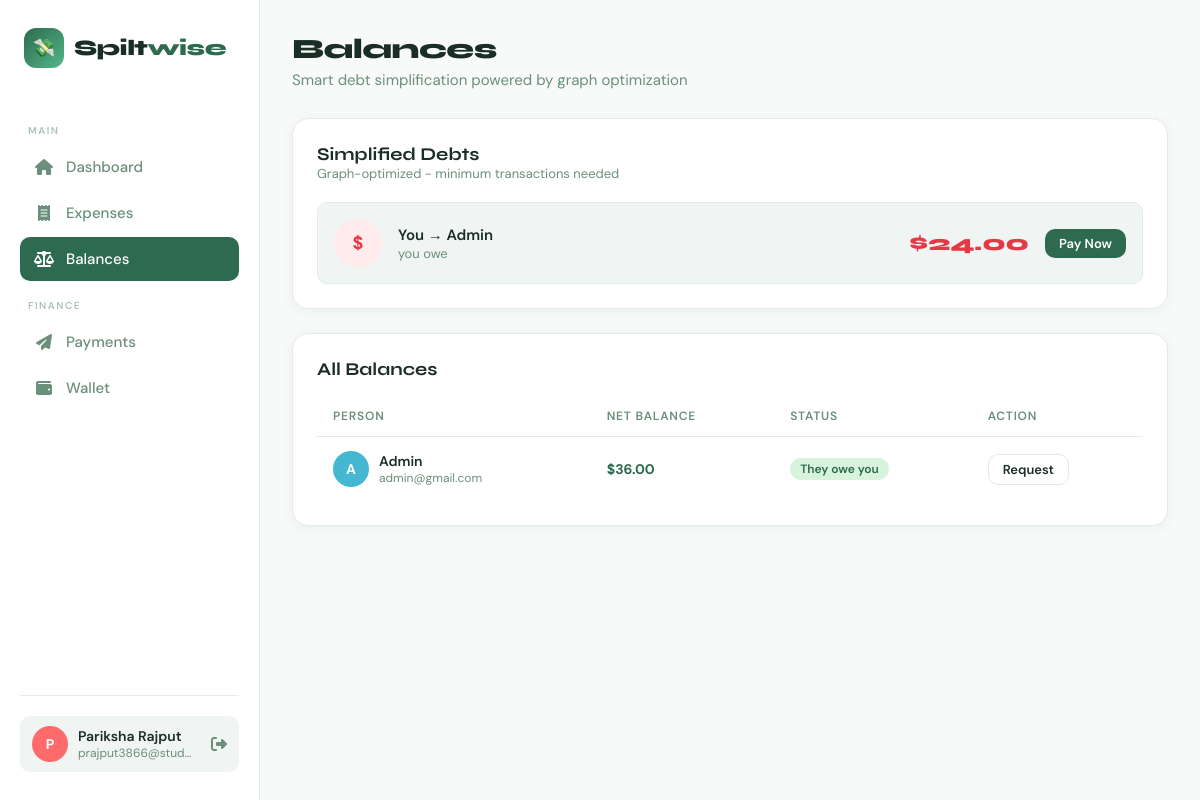
The page /balances (signed in) on the database as committed earlier.
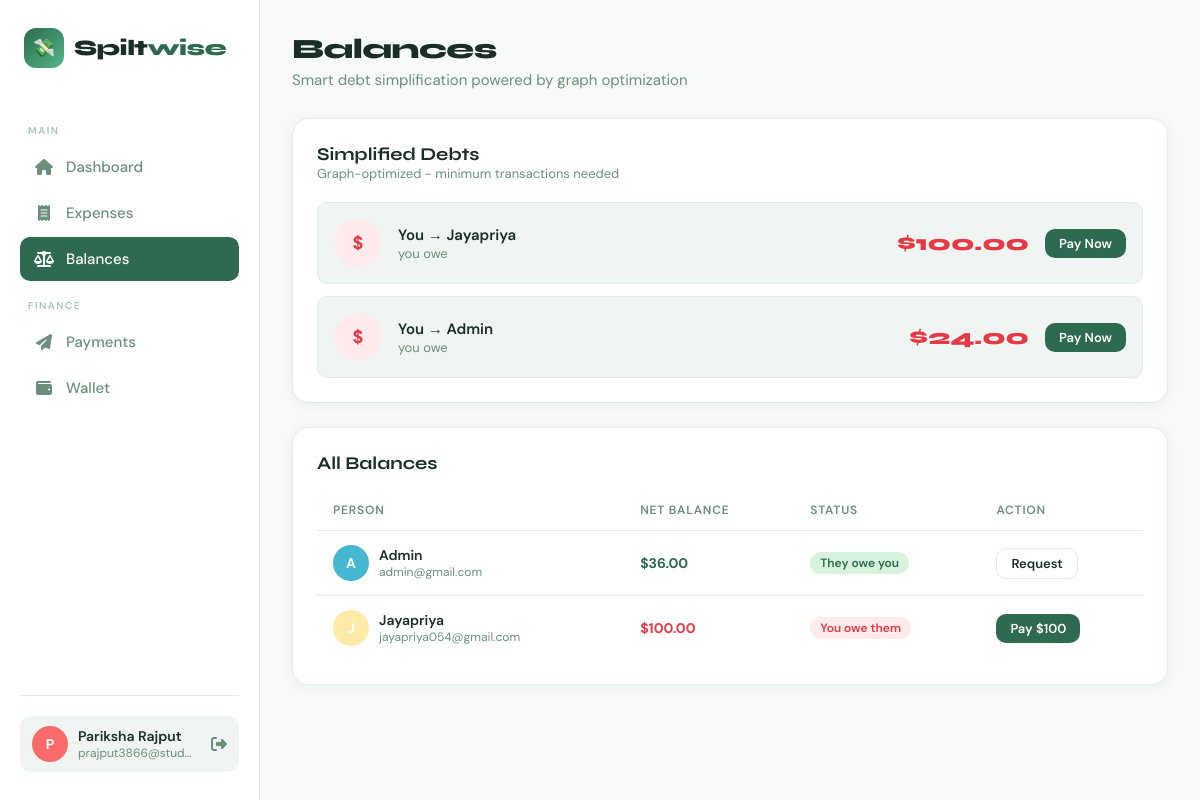
The same page on the database as committed later.
### app.py (models this page shows)
class User(db.Model):
    id           = db.Column(db.Integer, primary_key=True)
    name         = db.Column(db.String(120), nullable=False)
    email        = db.Column(db.String(120), unique=True, nullable=False)
    password     = db.Column(db.String(256), nullable=False)
    avatar_color = db.Column(db.String(20), default="#4ECDC4")
    created_at   = db.Column(db.DateTime, default=datetime.utcnow)
    wallet       = db.relationship("Wallet", back_populates="user", uselist=False)

### app.py (the view)
@app.route("/balances")
@login_required
def balances():
    uid        = session["user_id"]
    bal        = _compute_balances(uid)
    simplified = _simplify_debts(uid)
    all_users  = {u.id: u for u in User.query.all()}
    return render_template("balances.html", balances=bal, simplified=simplified, all_users=all_users)

### app.py (called while the page is built)
def login_required(f):
    @wraps(f)
    def decorated(*args, **kwargs):
        if "user_id" not in session:
            ip = request.remote_addr
            record_unauthorized_access(ip, request.path, request.method)
            return redirect(url_for("login"))
        return f(*args, **kwargs)
    return decorated

def get_current_user():
    if "user_id" in session:
        return User.query.get(session["user_id"])
    return None

def _compute_global_balances():
    net = defaultdict(float)
    for exp in Expense.query.all():
        paid_by     = exp.paid_by
        settled_ids = {u.id for u in exp.settled}
        for s in exp.splits:
            if s.user_id == paid_by or s.user_id in settled_ids:
                continue
            net[paid_by]   += s.amount
            net[s.user_id] -= s.amount
    for p in Payment.query.filter(Payment.from_user != None).all():
        net[p.from_user] -= p.amount
        net[p.to_user]   += p.amount
    return {k: round(v, 2) for k, v in net.items() if abs(v) > 0.01}

### templates/balances.html (shortened to what the changed rows need)
{% extends "base.html" %}
{% block content %}
<div class="card animate delay-1" style="margin-bottom:24px">
  {% if simplified %}
    <div style="display:flex;flex-direction:column;gap:12px">
      {% for item in simplified %}
      <div style="display:flex;align-items:center;gap:16px;padding:16px;background:var(--surface2);border-radius:var(--radius-sm);border:1px solid var(--border)">
        {% if item.direction == 'owes_me' %}
          <div class="avatar lg" style="background:{{ item.user.avatar_color or '#4ECDC4' }}">{{ item.user.name[0].upper() }}</div>
          <div style="flex:1">
            <div style="font-weight:600;font-size:15px">{{ item.user.name }}</div>
            <div style="font-size:13px;color:var(--text-muted)">owes you</div>
          </div>
          <div style="font-family:'Syne',sans-serif;font-weight:800;font-size:22px;color:var(--primary)">${{ "%.2f"|format(item.amount) }}</div>
          <button onclick="openPayModal('{{ item.user_id }}', '{{ item.user.name }}', {{ item.amount }})" class="btn btn-outline btn-sm">Remind</button>
        {% else %}
          <div class="avatar lg" style="background:var(--danger-pale);color:var(--danger);font-weight:700;font-size:18px">$</div>
          <div style="flex:1">
            <div style="font-weight:600;font-size:15px">You → {{ item.user.name }}</div>
            <div style="font-size:13px;color:var(--text-muted)">you owe</div>
          </div>
          <div style="font-family:'Syne',sans-serif;font-weight:800;font-size:22px;color:var(--danger)">${{ "%.2f"|format(item.amount) }}</div>
          <button onclick="openPayModal('{{ item.user_id }}', '{{ item.user.name }}', {{ item.amount }})" class="btn btn-primary btn-sm">Pay Now</button>
        {% endif %}
      </div>
      {% endfor %}
    </div>
  {% else %}
    <div class="empty-state">
      <div class="icon"> </div>
      <p>All settled up! No pending balances.</p>
    </div>
  {% endif %}
</div>
<div class="card animate delay-2">
  {% if balances %}
  <table class="table">
    <thead>
      <tr><th>Person</th><th>Net Balance</th><th>Status</th><th>Action</th></tr>
    </thead>
    <tbody>
      {% for uid_b, amount in balances.items() %}
      {% if amount|abs > 0.01 %}
      {% set other = all_users.get(uid_b) %}
      {% if other %}
      <tr>
        <td>
          <div style="display:flex;align-items:center;gap:10px">
            <div class="avatar" style="background:{{ other.avatar_color or '#4ECDC4' }}">{{ other.name[0].upper() }}</div>
            <div>
              <div style="font-weight:600;font-size:14px">{{ other.name }}</div>
              <div style="font-size:12px;color:var(--text-muted)">{{ other.email }}</div>
            </div>
          </div>
        </td>
        <td>
          <strong style="color:{{ 'var(--primary)' if amount > 0 else 'var(--danger)' }}">
            ${{ "%.2f"|format(amount|abs) }}
          </strong>
        </td>
        <td>
          {% if amount > 0 %}
            <span class="badge badge-green">They owe you</span>
          {% else %}
            <span class="badge badge-red">You owe them</span>
          {% endif %}
        </td>
        <td>
          {% if amount < 0 %}
          <button onclick="openPayModal('{{ uid_b }}', '{{ other.name }}', {{ amount|abs }})" class="btn btn-sm btn-primary">Pay ${{ "%.0f"|format(amount|abs) }}</button>
          {% else %}
          <button onclick="openPayModal('{{ uid_b }}', '{{ other.name }}', 0)" class="btn btn-sm btn-outline">Request</button>
          {% endif %}
        </td>
      </tr>
      {% endif %}
      {% endif %}
      {% endfor %}
    </tbody>
  </table>
  {% else %}
  <div class="empty-state"><div class="icon">⚖️</div><p>No balances to show</p></div>
  {% endif %}
</div>
{% endblock %}

Rows that differ between the two databases and show on the page:
added User: user.name "Jayapriya", name "J", name "Jayapriya", email "jayapriya054@gmail.com"
Other text that changed with them:
new list line: "$ You → you owe $ 100.00 Pay Now"
new list line: "$ 100.00 You owe them Pay $ 100"
